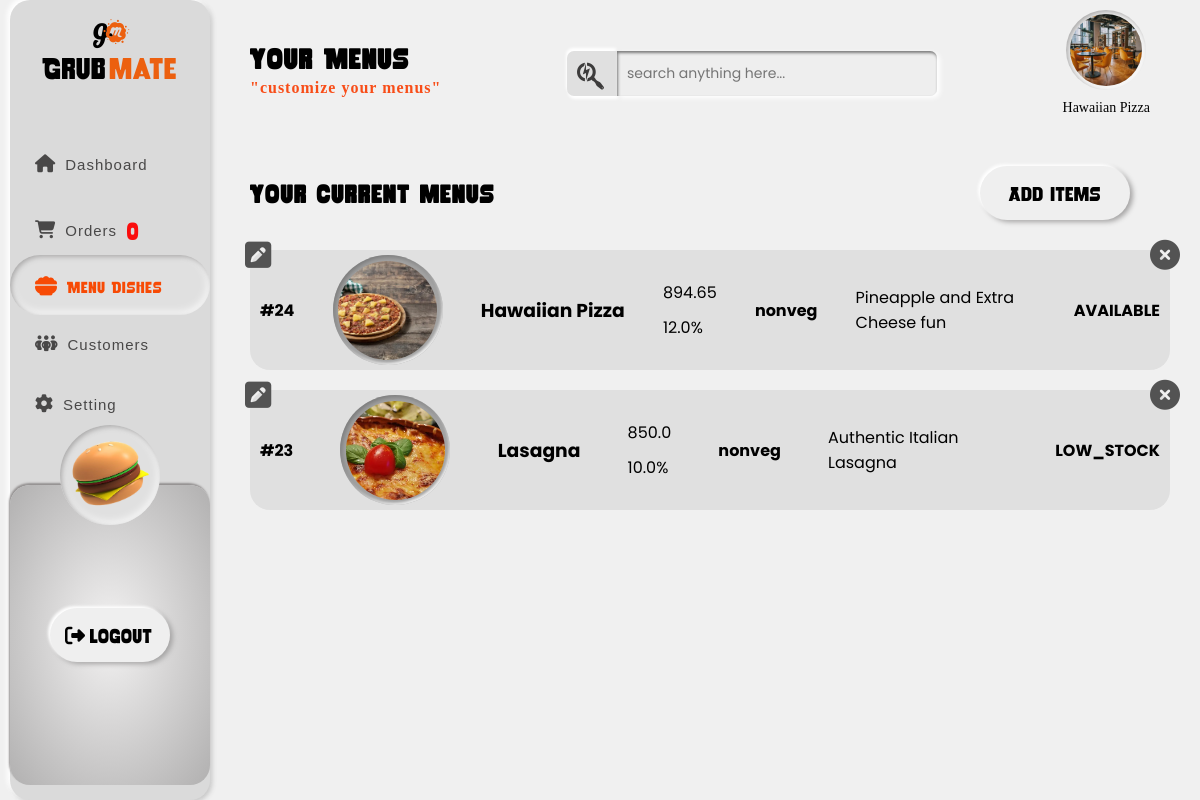
/restaurant-menu-dishes/ (signed in), run on the app's committed database.
### merchant/models.py (models this page shows, shortened)
class Restaurant(models.Model):
    RESTAURANT_TYPE_CHOICES = [
        ('local', 'Local'),
        ('fine_dining', 'Fine Dining'),
    ]
    user = models.OneToOneField(
        settings.AUTH_USER_MODEL, on_delete=models.CASCADE, related_name='restaurant_profile', null=True
    )
    restaurant_name = models.CharField(max_length=100, default='')
    owner_name = models.CharField(max_length=100, default='')
    owner_email = models.EmailField(max_length=255, null=True, blank=True)
    owner_contact = models.CharField(
        max_length=15, null=True, validators=[phone_validator]
    )
    restaurant_address = models.TextField(default='')
    latitude = models.FloatField(default=0.0)
    longitude = models.FloatField(default=0.0)
    cuisine = models.CharField(max_length=50, default='')
    description = models.TextField(null=True, blank=True)
    restaurant_type = models.CharField(
        max_length=20, choices=RESTAURANT_TYPE_CHOICES, default='local'
    )
    profile_picture = models.ImageField(
        upload_to='restaurant/profile_pics/', blank=True, null=True)
    cover_photo = models.ImageField(
        upload_to='restaurant/cover_photos/', blank=True, null=True)
    menu = models.FileField(
        upload_to='restaurant/menus/', blank=True, null=True)
    created_at = models.DateTimeField(default=timezone.now)
    approved = models.BooleanField(default=False)

class FoodItem(models.Model):
    AVAILABILITY_CHOICES = [
        ('OUT_OF_STOCK', 'Out of Stock'),
        ('LOW_STOCK', 'Low Stock'),
        ('AVAILABLE', 'Available'),
    ]
    VEG_NONVEG_CHOICES = [
        ('veg', 'Vegetarian'),
        ('nonveg', 'Non-Vegetarian'),
    ]
    RATING_CHOICES = [
        (0, '0'),
        (1, '1'),
        (2, '2'),
        (3, '3'),
        (4, '4'),
        (5, '5'),
    ]
    name = models.CharField(max_length=255)
    price = models.DecimalField(max_digits=7, decimal_places=2)
    discount = models.DecimalField(max_digits=5, decimal_places=2, default=0.0)
    description = models.TextField(blank=True)
    restaurant = models.ForeignKey(
        'Restaurant', on_delete=models.CASCADE, related_name='food_items')
    veg_nonveg = models.CharField(
        max_length=6, choices=VEG_NONVEG_CHOICES, default='veg')
    profile_picture = models.ImageField(
        upload_to='food_images/', blank=True, null=True)
    external_image_url = models.URLField(blank=True, null=True)
    availability_status = models.CharField(
        max_length=20,
        choices=AVAILABILITY_CHOICES,
        default='AVAILABLE'
    )
    review_rating = models.IntegerField(
        choices=RATING_CHOICES,
        null=True,
        blank=True,
        help_text="Rate the food item from 0 to 5"
    )

### merchant/views.py (the view)
# urls.py: path("restaurant-menu-dishes/", views.restaurant_menu_dishes,
@login_required
def restaurant_menu_dishes(request):
    try:
        profile = Restaurant.objects.get(user=request.user)
    except Restaurant.DoesNotExist:
        return redirect('deliveryman-dashboard')
    if request.method == "POST":
        item_id = request.POST.get("item_id")
        if item_id:
            item = get_object_or_404(FoodItem, pk=item_id, restaurant=profile)
            form = FoodItemForm(request.POST, request.FILES, instance=item)
        else:
            form = FoodItemForm(request.POST, request.FILES)
        if form.is_valid():
            food_item = form.save(commit=False)
            food_item.restaurant = profile
            food_item.save()
            form.save_m2m()
            messages.success(
                request, "Item updated." if item_id else "Item created.")
            return redirect("restaurant-menu-dishes")
        else:
            messages.error(request, "Please fix the errors below.")
    else:
        form = FoodItemForm()
    qs = FoodItem.objects.filter(restaurant=profile).order_by("-id")
    foods = []
    for itm in qs:
        foods.append({
            "id": itm.id,
            "name": itm.name,
            "price": float(itm.price) if itm.price is not None else None,
            "discount": float(itm.discount) if itm.discount is not None else 0.0,
            "veg_nonveg": itm.veg_nonveg,
            "availability_status": itm.availability_status,
            "profile_picture": itm.profile_picture.url if itm.profile_picture else None,
            "description": itm.description or "",
        })
    return render(request, "merchant/restaurant_menu_dishes.html", {
        "restaurant": profile,
        "form": form,
        "foods": foods,
    })

### merchant/forms.py
class FoodItemForm(forms.ModelForm):
    class Meta:
        model = FoodItem
        fields = [
            'name',
            'price',
            'discount',
            'veg_nonveg',
            'availability_status',
            'profile_picture',
            'description',
        ]

### merchant/templates/merchant/restaurant_menu_dishes.html (shortened to what this page needs)
{% extends "merchant/merchant_templates_base.html" %}
{% load static %}
{% block styles %}
    <link rel="stylesheet" href="{% static 'css/restaurant_menu_dishes.css' %}" />
{% endblock %}
{% block headcontent %}
    <div id="head-content">
        <h2>Your Menus</h2>
        <h4>
            <span>"customize your menus"</span>
        </h4>
    </div>
{% endblock %}
{% block activate_menu_dishes %}active{% endblock %}
{% block mainspace %}
    <div id="container-body">
        <div id="current-menus-container">
            <div id="currentmenu-header">
                <h3>Your current menus</h3>
                <button type="button" id="add-item-btn">Add items</button>
            </div>
            <div id="current-menus-wrapper">
                {% if foods %}
                    {% for food in foods %}
                        <div class="current-menu-item">
                            <div class="update-currentitems" id="{{ food.id }}">
                                <i class="fa-solid fa-square-pen"></i>
                            </div>
                            <div class="delete-currentitems" id="{{ food.id }}">
                                <i class="fa-solid fa-circle-xmark"></i>
                            </div>
                            <h4 class="currentmenuitem-id">#{{ food.id }}</h4>
                            <div class="currentmenuitem-pp">
                                {% if food.profile_picture %}
                                    <img src="{{ food.profile_picture }}" alt="{{ food.name }}" />
                                {% else %}
                                    <img src="{% static 'images/placeholder.png' %}" alt="No image" />
                                {% endif %}
                            </div>
                            <h3 class="currentmenuitem-name">{{ food.name }}</h3>
                            <div class="currentmenuitem-pricing">
                                <span>{{ food.price }}</span>
                                <span>{{ food.discount }}%</span>
                            </div>
                            <h4 class="currentmenuitem-category">{{ food.veg_nonveg }}</h4>
                            <div class="currentmenuitem-description">
                                <p>{{ food.description }}</p>
                            </div>
                            <h4 class="currentmenuitem-availability">{{ food.availability_status }}</h4>
                        </div>
                    {% endfor %}
                {% endif %}
            </div>
        </div>
    </div>
{% endblock %}

### merchant/templates/merchant/merchant_templates_base.html (shortened to what this page needs)
{% load static %}
<!DOCTYPE html>
<html lang="en">
<head>
  <link rel="stylesheet" href="https://cdnjs.cloudflare.com/ajax/libs/font-awesome/6.5.0/css/all.min.css">
  <link rel="stylesheet" href="{% static 'css/base_template.css' %}">
  {% block styles %}{% endblock %}
</head>
<body>
  <header>
    <a href="#" id="logowrapper-link">
      <div class="logo-container">
        <div id="logo">
          <span><i class="fa-brands fa-glide-g"></i></span>
          <span><i class="fa-brands fa-meetup"></i></span>
        </div>
        <div id="brandname"><span>Grub</span><span>mate</span></div>
      </div>
    </a>
         <nav>
        <ul id="navbar">
          <li class="link" id="{% block activate_dashboard %}dashboard{%endblock%}">
            <a href="{%url 'restaurant-dashboard'%}"
              ><span class="nav-icons"><i class="fa-solid fa-house"></i></span>
              <h4>Dashboard</h4></a
            >
          </li>
          <li class="link" id="{% block activate_order %}order{%endblock%}">
            <a href="{% url 'restaurant-orders'%}"
              ><span class="nav-icons"
                ><i class="fa-solid fa-cart-shopping"></i
              ></span>
              <h4>Orders</h4>
              <span class="new-order-count">0</span>
              </a>
          </li>
          <li class="link" id="{% block activate_menu_dishes %}menu_dishes{%endblock%}">
            <a href="{% url 'restaurant-menu-dishes'%}"
              ><span class="nav-icons"><i class="fa-solid fa-bowl-food"></i></i></span>
              <h4>Menu Dishes</h4></a
            >
          </li>
          <li class="link" id="{% block activate_customers %}customers{%endblock%}">
            <a href="{% url 'restaurant-customers'%}"
              ><span class="nav-icons"><i class="fa-solid fa-people-group"></i></span>
              <h4>Customers</h4></a
            >
          </li>
          <li class="link" id="{% block activate_settings %}settings{%endblock%}">
            <a href="{% url 'restaurant-settings'%}"
              ><span class="nav-icons"><i class="fa-solid fa-gear"></i></span>
              <h4>Setting</h4></a
            >
          </li>
        </ul>
      </nav>
    <div id="logout-container">
      <div id="circle">
        <img src="{% static 'images/burgerstill.png' %}" alt="burger" height="80" width="80">
      </div>
      <button type="button" id="logout">
        <span class="logout-icon"><i class="fa-solid fa-right-from-bracket"></i></span>
        <span>logout</span>
      </button>
    </div>
  </header>
  <div class="container" id="dashboard">
    <div id="container-head">
      {% block headcontent %}{% endblock %}
      <div id="search-subcontainer">
        <span><i class="fa-brands fa-searchengin"></i></span>
        <input type="search" name="search" id="search" placeholder="search anything here...">
      </div>
      <div>
        <div id="pp-container">
          {% if restaurant.profile_picture %}
            <img src="{{ restaurant.profile_picture.url }}" alt="profilepic" height="50" width="50">
          {% else %}
            <img src="{% static 'images/profilepic.png' %}" alt="default profilepic" height="50" width="50">
          {% endif %}
        </div>
        <h4>{{ restaurant.restaurant_name }}</h4>
      </div>
    </div>
    {% block mainspace %}{% endblock %}
  </div>
</body>
</html>

### static/css/restaurant_menu_dishes.css (style rules this page uses)
#current-menus-container { display: flex; flex-direction: column; gap: 30px; }
#currentmenu-header { display: flex; align-items: center; justify-content: space-between; padding-right: 40px; }
#currentmenu-header > h3 { font-family: "rocketThunder"; font-size: 25px; letter-spacing: 1px; }
#currentmenu-header button { padding: 15px; width: 150px; border: none; border-radius: 50px; font-family: "Poppins"; box-shadow: -2px -2px 3px #ffffff, 3px 2px 5px #a5a4a4ff; cursor: pointer; font-family: "rocketThunder"; font-size: 20px; }
#current-menus-wrapper { display: flex; flex-direction: column; gap: 20px; }
.current-menu-item { position: relative; display: flex; gap: 30px; align-items: center; justify-content: space-between; background-color: #e0e0e0; border-radius: 20px; height: 120px; width: 100%; padding: 10px; transition: all ease 0.5s; font-family: "Poppins"; }
.update-currentitems { position: absolute; top: -10px; left: -5px; }
.delete-currentitems { position: absolute; top: -10px; right: -10px; }
.update-currentitems i, .delete-currentitems i { font-size: 30px; color: #535353ff; cursor: pointer; transition: all ease 0.5s; }
.currentmenuitem-pp { height: 110px; width: 110px; display: flex; border-radius: 50%; align-items: center; justify-content: center; background-color: #a3a3a3ff; box-shadow: inset 2px 2px 5px #797979ff, inset -1px -2px 3px #ffffff; }
.currentmenuitem-pp img { height: 90%; width: 90%; object-fit: cover; border-radius: 50px; }
.currentmenuitem-pricing { display: flex; flex-direction: column; gap: 10px; }
.currentmenuitem-description { width: 20%; }

### data on the page
Restaurant: profile_picture (picture), restaurant_name "Hawaiian Pizza"
FoodItem: name "Hawaiian Pizza", veg_nonveg "nonveg", description "Pineapple and Extra Cheese fun", availability_status "AVAILABLE"
FoodItem: name "Lasagna", veg_nonveg "nonveg", description "Authentic Italian Lasagna", availability_status "LOW_STOCK"

### other printed values
{{ food.id }} "24" "23"
{{ food.price }} "894.65" "850.0"
{{ food.discount }} "12.0" "10.0"
